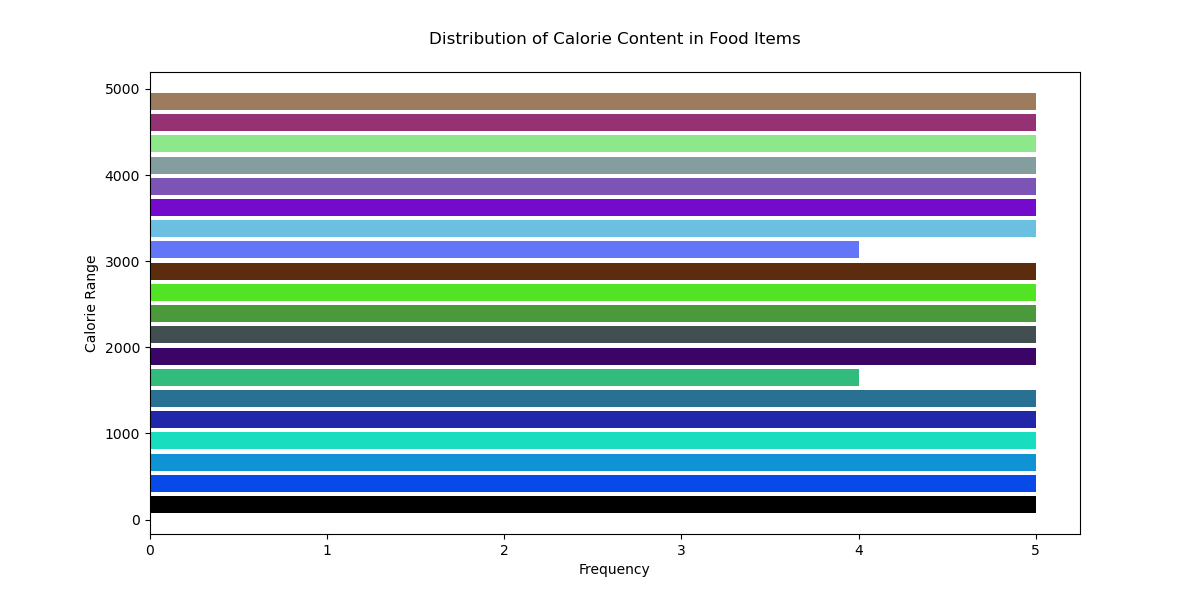

This chart was generated by the following Python code:

import matplotlib.pyplot as plt

# Data: Calorie content in food items
calories = [52, 102, 158, 210, 265, 302, 358, 402, 459, 506, 552, 609, 658, 703, 754, 807, 852, 903, 951, 1004, 1062, 1115, 1162, 1215, 1267, 1315, 1368, 1420, 1470, 1526,1572, 1628, 1678, 1730, 1786, 1833, 1887, 1941, 1984, 2035, 2082, 2138, 2183, 2240, 2292, 2338, 2385, 2439, 2486, 2535, 2582, 2635, 2687, 2741, 2790, 2841, 2890, 2945, 2998, 3056, 3101, 3159, 3210, 3261, 3318, 3363, 3411, 3466, 3513, 3562, 3615, 3664, 3711, 3766, 3813, 3864, 3912, 3967, 4016, 4069, 4125, 4171, 4228, 4270, 4330, 4382, 4428, 4477, 4532, 4576, 4635, 4681, 4729, 4785, 4826, 4884, 4930, 4977]

# Create the histogram with the specified modifications
plt.figure(figsize=(12, 6))  # Adjusted size for a horizontal chart
n, bins, patches = plt.hist(calories, bins=20, color='#2E8B57', rwidth=0.8, orientation='horizontal')  # Color scheme & horizontal bars

# Customize histogram
for i, patch in enumerate(patches):
    patch.set_facecolor("#%06x" % ((i * 543210) % 0xFFFFFF))  # Varied colors for each bar

plt.title('Distribution of Calorie Content in Food Items', pad=20)  # Changed topic & title with appropriate padding
plt.ylabel('Calorie Range')  # Adjust for the horizontal histogram
plt.xlabel('Frequency')  # Adjust for the horizontal histogram

# Display the plot
plt.show()
